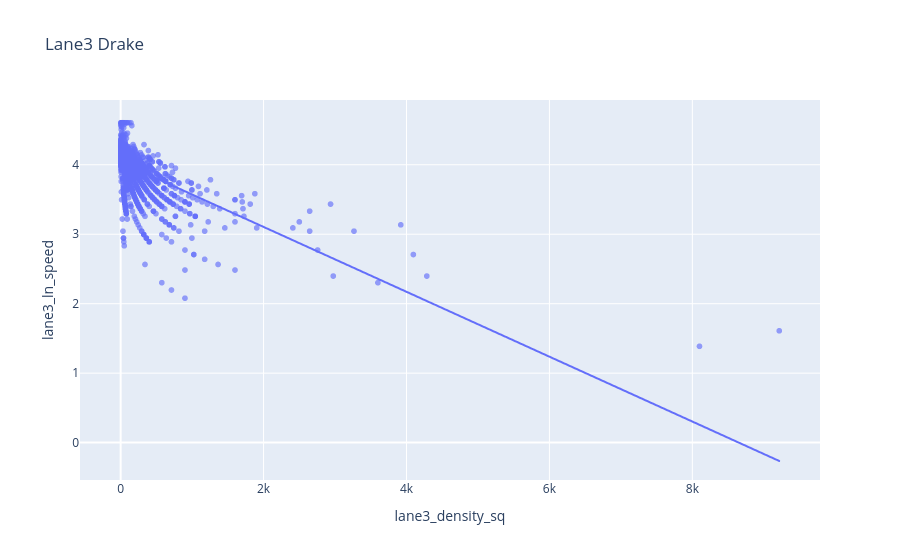

The cell this chart's notebook holds for it:
### Code cell
drake_fig3 = px.scatter(
    traffic_df,
    x="lane3_density_sq",
    y="lane3_ln_speed",
    opacity=0.65,
    trendline="ols",
    title="Lane3 Drake"
)

drake_fig3.show()

### Figure 1 — Plotly figure (JSON) as saved in the notebook; plotly's stock layout.template omitted (floating-point values rounded to 4 significant figures; data arrays with more than 128 entries replaced by an {"elided": "..."} marker saying what was removed)
{"data": [{"hovertemplate": "lane3_density_sq=%{x}<br>lane3_ln_speed=%{y}<extra></extra>", "legendgroup": "", "marker": {"color": "#636efa", "opacity": 0.65, "symbol": "circle"}, "mode": "markers", "name": "", "showlegend": false, "type": "scattergl", "x": {"elided": "2552 float values"}, "xaxis": "x", "y": {"elided": "2552 float values"}, "yaxis": "y"}, {"hovertemplate": "<b>OLS trendline</b><br>lane3_ln_speed = -0.000467021 * lane3_density_sq + 4.03936<br>R<sup>2</sup>=0.357799<br><br>lane3_density_sq=%{x}<br>lane3_ln_speed=%{y} <b>(trend)</b><extra></extra>", "legendgroup": "", "marker": {"color": "#636efa", "symbol": "circle"}, "mode": "lines", "name": "", "showlegend": false, "type": "scattergl", "x": {"elided": "2552 float values"}, "xaxis": "x", "y": {"elided": "2552 float values"}, "yaxis": "y"}], "layout": {"legend": {"tracegroupgap": 0}, "title": {"text": "Lane3 Drake"}, "xaxis": {"anchor": "y", "domain": [0, 1], "title": {"text": "lane3_density_sq"}}, "yaxis": {"anchor": "x", "domain": [0, 1], "title": {"text": "lane3_ln_speed"}}}}
